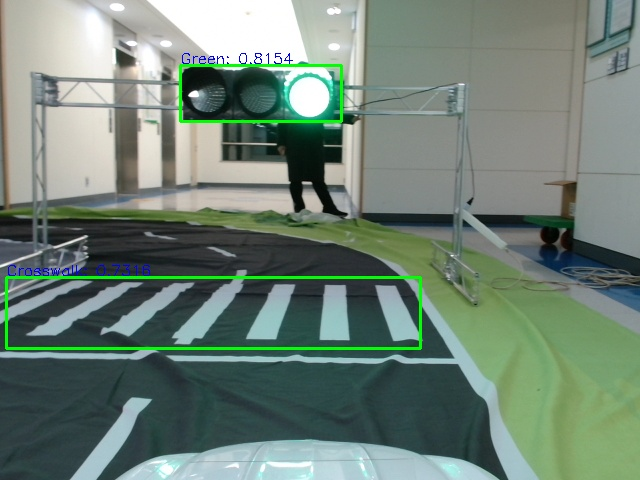
#> input picture road_following/image01.jpg, 640 x 480 px
$ python -i bird_eye_utils.py   (imports and definitions only)
#> lines starting #> are read from the running program, lines starting #| are printed output that depends on the picture; after the words box and inside, x2 and y2 are one past the last pixel; in counts of white or black regions, pixels touching at a corner belong together
#> further down, picture is the input picture: shape (480, 640, 3); mean B, G, R 118, 130.1, 112

### custom_code.py 수정

import cv2
import numpy as np
import matplotlib.pyplot as plt
import pickle
import os


image_width = 640
image_height = 480
direction_div = 12
_shape = np.array([
    [(int(0.05 * image_width), int(0.20 * image_height)), (int(0.495 * image_width), int(0.20 * image_height)),
    (int(0.495 * image_width), int(0.95 * image_height)), (int(0.05 * image_width), int(0.95 * image_height))],
    [(int(0.505 * image_width), int(0.20 * image_height)), (int(0.95 * image_width), int(0.20 * image_height)),
    (int(0.95 * image_width), int(0.95 * image_height)), (int(0.505 * image_width), int(0.95 * image_height))]
    ])
mat_pts_src = np.float32([[263, 31], [582, 47], [557, 349], [8, 250]])  ###

# Calibrate
# [48 lines left out: functions calibrate, which_srcmat, warpping, not called in this run]


# Color Filter (HLS)
def color_filter(image):
    hls = cv2.cvtColor(image, cv2.COLOR_BGR2HLS)
#> hls: shape (480, 640, 3); mean of channels 0, 1, 2 66.9, 119.8, 46.8

    # white Filter
    white_lower = np.array([20, 150, 20])   # E: 23, S: 31, L: 170
    white_upper = np.array([255, 255, 255])
    '''
    yellow_lower = np.array([0, 85, 81])
    yellow_upper = np.array([190, 255, 255])

    yellow_mask = cv2.inRange(hls, yellow_lower, yellow_upper)
    white_mask = cv2.inRange(hls, white_lower, white_upper)
    mask = cv2.bitwise_or(yellow_mask, white_mask)

    # Black Filter
    black_lower = np.array([0, 0, 0])
    black_upper = np.array([40, 40, 35])
    mask = cv2.inRange(image, black_lower, black_upper)
    '''
    mask = cv2.inRange(hls, white_lower, white_upper)
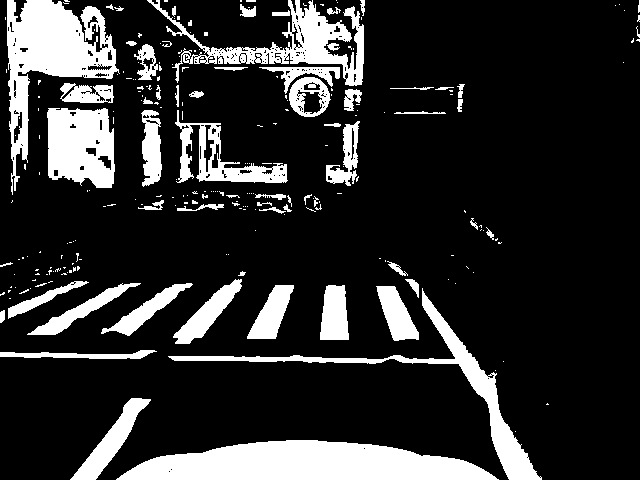
#> mask: shape (480, 640); 17.9% white; 245 white regions (182 under 20 px), largest, box (x1, y1, x2, y2) and area: (116, 440, 499, 480) 10870, (7, 0, 120, 195) 7965, (168, 288, 542, 480) 4990
    masked = cv2.bitwise_and(image, image, mask = mask)
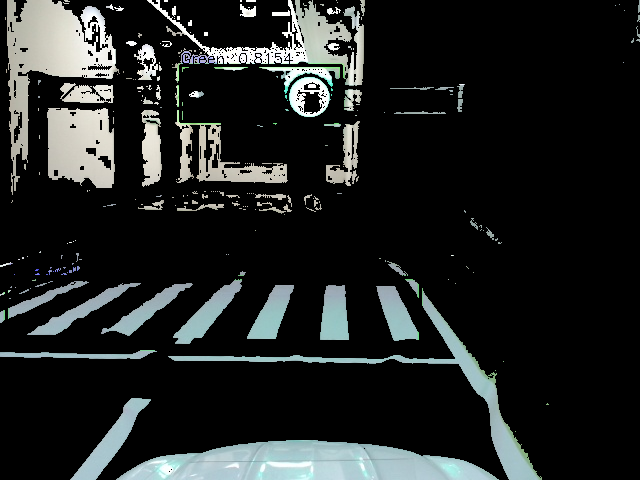
#> masked: shape (480, 640, 3); mean B, G, R 35.7, 36.2, 33.5

    return masked


# [23 lines left out: function total_function, not called in this run]
    #return img_edge


# [32 lines not run here, left out]

>>> import cv2
>>> picture = cv2.imread('../road_following/image01.jpg')
>>> result = color_filter(picture)
